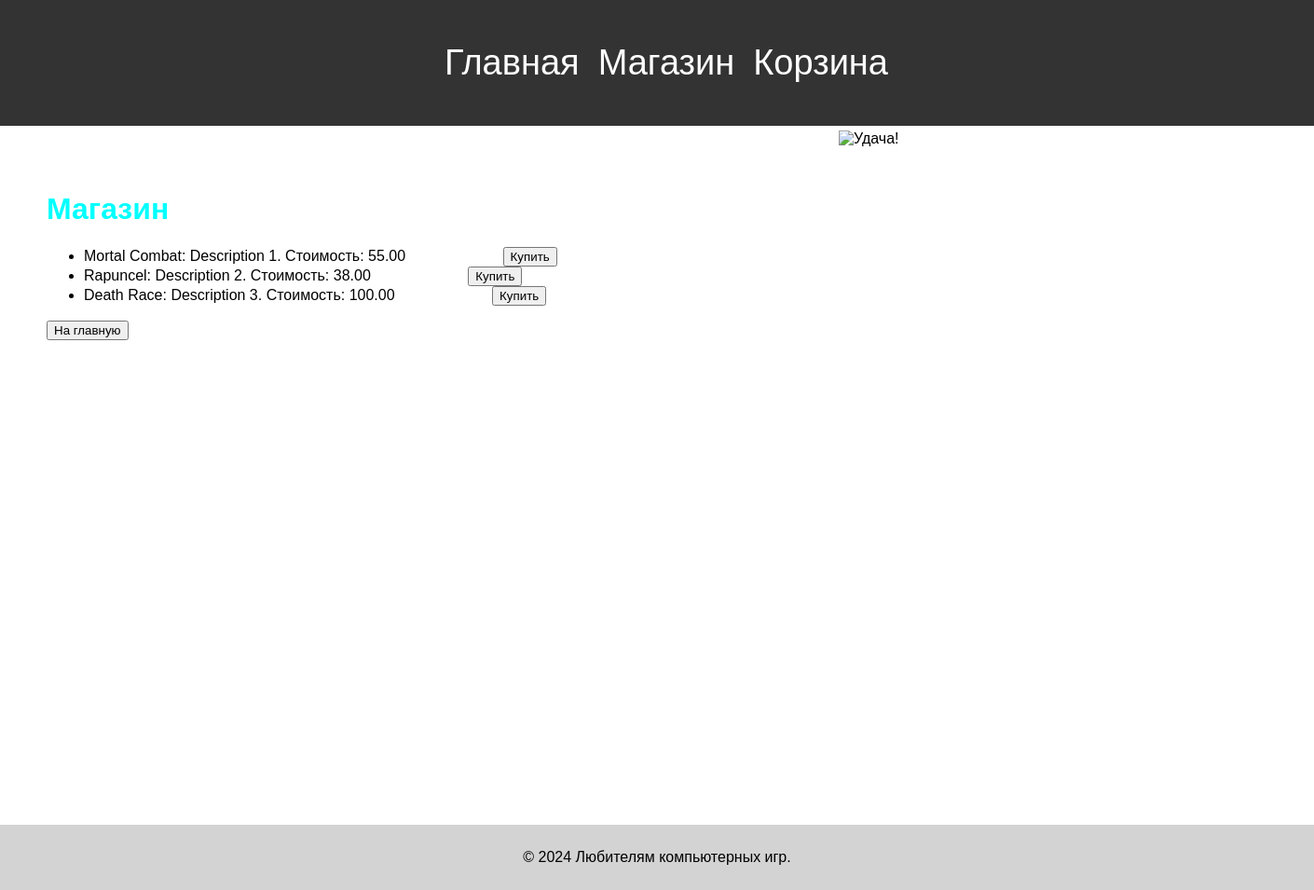
Page /shop/ on the earlier database version.
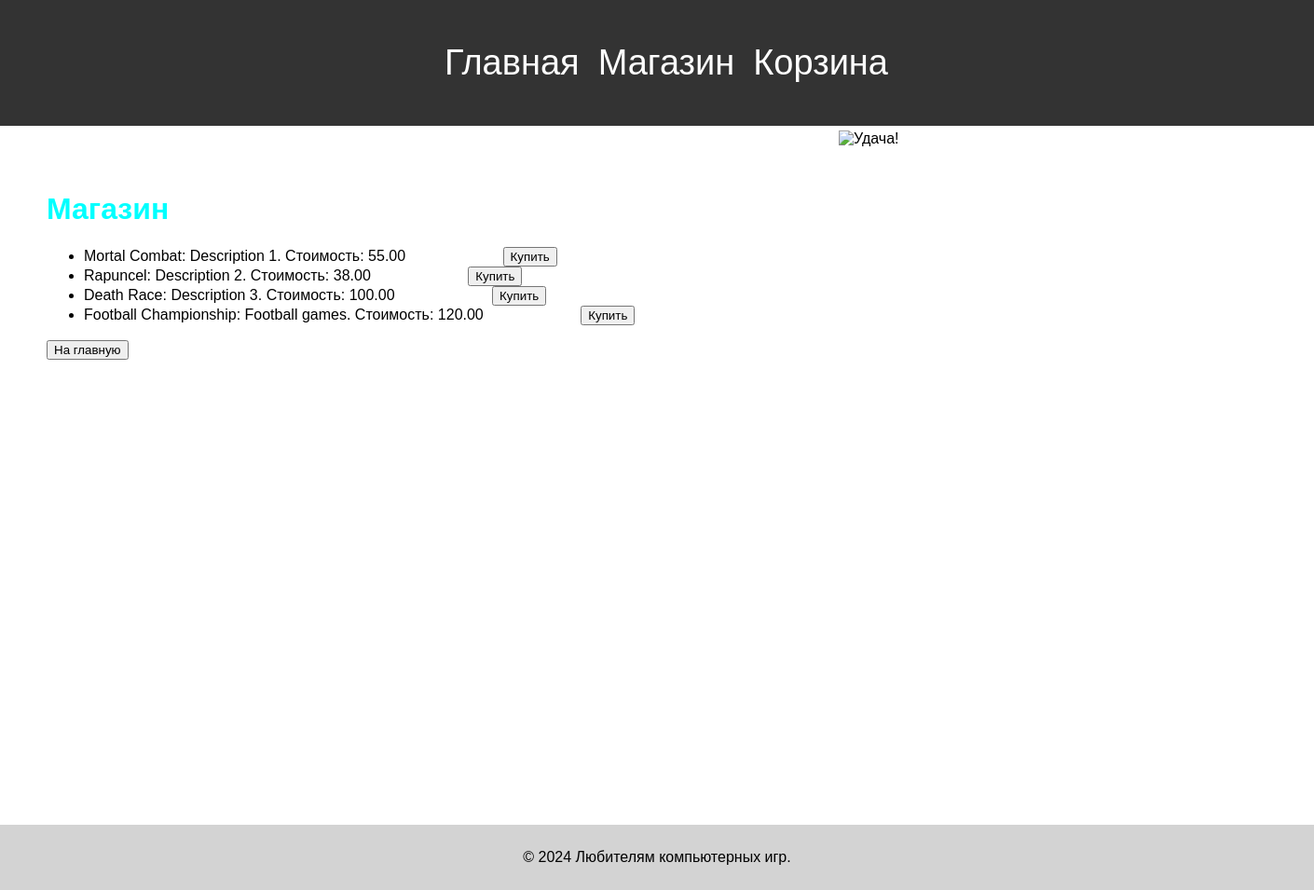
Same page on the later database version.
### task1/models.py (models this page shows, shortened)
class Game(models.Model):
    title = models.CharField(max_length=100)
    cost = models.DecimalField(max_digits=10, decimal_places=2)
    size = models.DecimalField(max_digits=20, decimal_places=1)
    description = models.TextField()
    age_limited = models.BooleanField(default=False)
    buyer = models.ManyToManyField(Buyer, related_name='games')

### task1/views.py (the view)
# urls.py: path('shop/', shop_page),
def shop_page(request):
    products = list(Game.objects.all())
    context = {'products': products}
    return render(request, 'first_task/shop_page.html', context)

### templates/first_task/shop_page.html (shortened to what this page needs)
{% extends 'first_task/menu.html' %}
{% block pagename %}
<h1>Магазин</h1>
{% endblock %}
{% block content %}
<ul>
    {% for product in products %}
    <li class="product">
        {{ product.title }}: {{ product.description }}. Стоимость: {{ product.cost }}
        <button class="button">Купить</button>
    </li>
    {% endfor %}
</ul>
<a href="http://127.0.0.1:8000/"><button>На главную</button></a>
{% endblock %}

Differences in the rows shown:
added Game: title "Football Championship", description "Football games", cost "120.00"
